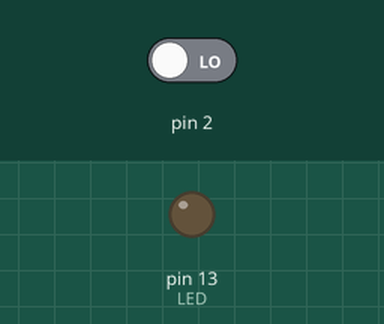
Recording of a sketch running on a simulated Arduino Uno, built with avr-gcc and run on an emulated ATmega328P. Shown: output pins drawn as LEDs (lit = HIGH). The inputs (shaded band) are chosen by the test bench; at power-on: pin 2 LOW.

Above: at 1.2 s.
1.3 s: pin 2 driven HIGH
At 1.9 s:
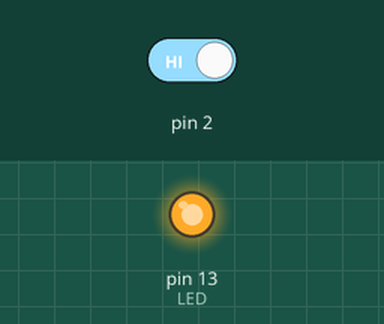
Timing chart, 0 to 4.3 s (numbered marks = the images above; inputs shaded):
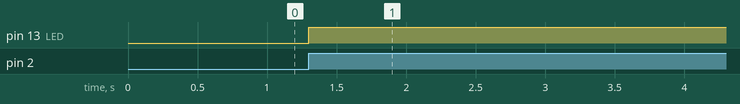

The sketch:

sketch_jan25a.ino
```cpp
#define LED 13
volatile byte state = LOW;

void setup() {
  pinMode(LED, OUTPUT);
  attachInterrupt(0, toggle, RISING);
}

void loop() {
  digitalWrite(LED, state);
}

void toggle() {
  state = !state;
}
```

Measured:
- after the input at 1.3 s, pin 13 (LED): LOW → HIGH at once
